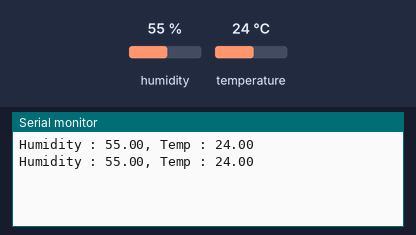
A sketch run on a simulated ESP8266 (NodeMCU). On the bench: the last lines printed to the serial monitor. The test bench sets the inputs (shaded band); at power-on: humidity 55 %, temperature 24 °C.

Above: at 2.8 s.
2.9 s: humidity set to 22 %
At 4.6 s:
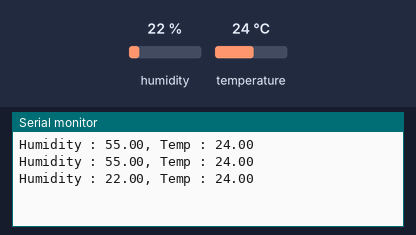
5.6 s: temperature set to 12 °C
At 7.5 s:
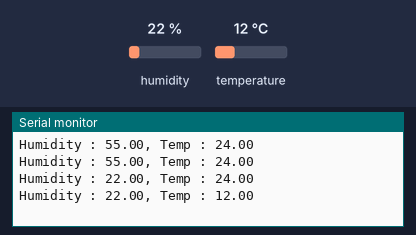
8.3 s: humidity set to 40 %
At 10.9 s:
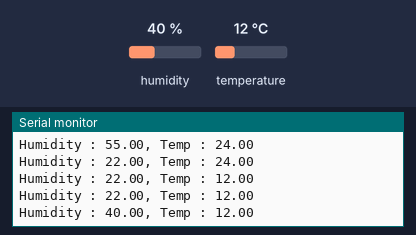
Timing chart, 0 to 12.4 s (numbered marks = the images above; inputs shaded):
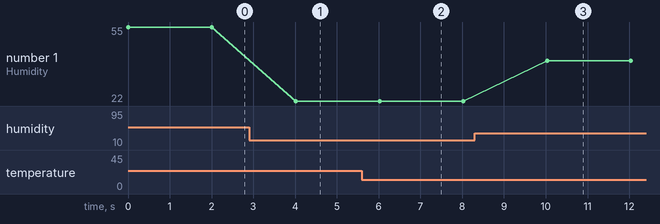

The sketch:

DHT22.ino
```cpp
#include <SoftwareSerial.h>
#include <DHT.h>

#define DHTTYPE DHT22

DHT dht(D4, DHTTYPE);

void setup() {
  Serial.begin(115200);
  dht.begin();
}

void loop() {
  float h = dht.readHumidity();
  float t = dht.readTemperature();

  Serial.println("Humidity : " + String(h) + ", Temp : " + String(t));
  delay(2000);
}
```

Measured:
- after the input at 2.9 s, the serial monitor: prints a new line after 1.1 s (image 1)
- after the input at 5.6 s, the serial monitor: prints a new line after 0.42 s (image 2)
- after the input at 8.3 s, the serial monitor: prints a new line after 1.7 s (image 3)
- plotted number 1: 55 → 22 after the input at 2.9 s, 22 → 40 after the input at 8.3 s
